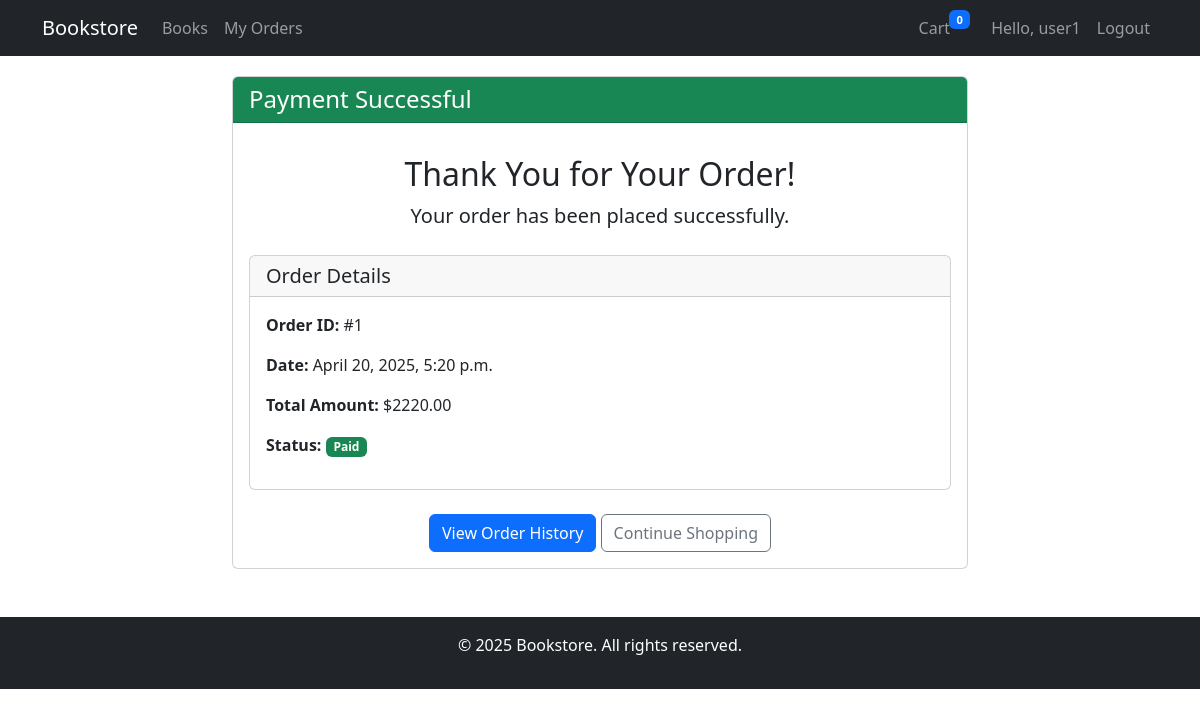
The page /orders/payment-summary/1/ (signed in) on the database its author committed.
### orders/models.py (models this page shows, shortened)
class Order(models.Model):
    STATUS_CHOICES = (
        ('pending', 'Pending'),
        ('paid', 'Paid'),
        ('shipped', 'Shipped'),
        ('delivered', 'Delivered'),
        ('cancelled', 'Cancelled'),
    )
    user = models.ForeignKey(User, on_delete=models.CASCADE, related_name='orders')
    total_price = models.DecimalField(max_digits=10, decimal_places=2)
    status = models.CharField(max_length=20, choices=STATUS_CHOICES, default='pending')
    created_at = models.DateTimeField(auto_now_add=True)
    updated_at = models.DateTimeField(auto_now=True)

### orders/views.py (the view)
# urls.py: path('payment-summary/<int:order_id>/', views.PaymentSummaryView.as_view(), name='payment_summary'),
class PaymentSummaryView(LoginRequiredMixin, View):
    template_name = 'orders/payment_summary.html'
    def get(self, request, order_id):
        try:
            order = Order.objects.get(id=order_id, user=request.user)
            return render(request, self.template_name, {'order': order})
        except Order.DoesNotExist:
            return redirect(reverse('books:book_list'))

### cart/context_processors.py (called while the page is built)
def cart_processor(request):
    cart = request.session.get('cart', {})
    cart_count = sum(item['quantity'] for item in cart.values())
    return {
        'cart_count': cart_count
    }

### templates/orders/payment_summary.html (shortened to what this page needs)
{% extends 'base/base.html' %}
{% block content %}
<div class="row justify-content-center">
    <div class="col-md-8">
        <div class="card">
            <div class="card-header bg-success text-white">
                <h4 class="mb-0">Payment Successful</h4>
            </div>
            <div class="card-body">
                <div class="text-center mb-4">
                    <h2 class="mt-3">Thank You for Your Order!</h2>
                    <p class="lead">Your order has been placed successfully.</p>
                </div>
                <div class="card mb-4">
                    <div class="card-header">
                        <h5 class="mb-0">Order Details</h5>
                    </div>
                    <div class="card-body">
                        <p><strong>Order ID:</strong> #{{ order.id }}</p>
                        <p><strong>Date:</strong> {{ order.created_at|date:"F j, Y, g:i a" }}</p>
                        <p><strong>Total Amount:</strong> ${{ order.total_price }}</p>
                        <p><strong>Status:</strong> <span class="badge bg-success">{{ order.status|title }}</span></p>
                    </div>
                </div>
                <div class="text-center">
                    <a href="{% url 'orders:order_history' %}" class="btn btn-primary">View Order History</a>
                    <a href="{% url 'books:book_list' %}" class="btn btn-outline-secondary">Continue Shopping</a>
                </div>
            </div>
        </div>
    </div>
</div>
{% endblock %}

### templates/base/base.html (shortened to what this page needs)
<!DOCTYPE html>
<html lang="en">
<head>
    <link href="https://cdn.jsdelivr.net/npm/bootstrap@5.3.0-alpha1/dist/css/bootstrap.min.css" rel="stylesheet">
</head>
<body>
    <nav class="navbar navbar-expand-lg navbar-dark bg-dark">
        <div class="container">
            <a class="navbar-brand" href="{% url 'books:book_list' %}">Bookstore</a>
            <div class="collapse navbar-collapse" id="navbarNav">
                <ul class="navbar-nav me-auto">
                    <li class="nav-item">
                        <a class="nav-link" href="{% url 'books:book_list' %}">Books</a>
                    </li>
                    {% if user.is_authenticated %}
                        <li class="nav-item">
                            <a class="nav-link" href="{% url 'orders:order_history' %}">My Orders</a>
                        </li>
                    {% endif %}
                </ul>
                <ul class="navbar-nav">
                    {% if user.is_authenticated %}
                        <li class="nav-item">
                            <a class="nav-link" href="{% url 'cart:view_cart' %}">
                                Cart <span class="badge bg-primary cart-badge">{{ cart_count }}</span>
                            </a>
                        </li>
                        <li class="nav-item">
                            <span class="nav-link">Hello, {{ user.username }}{% if user.is_staff %} (Staff){% endif %}</span>
                        </li>
                        <li class="nav-item">
                            <a class="nav-link" href="{% url 'accounts:logout' %}">Logout</a>
                        </li>
                    {% endif %}
                </ul>
            </div>
        </div>
    </nav>
    <div class="container">
        {% block content %}{% endblock %}
    </div>
    <footer class="bg-dark text-white mt-5 py-3">
        <div class="container text-center">
            <p>&copy; {% now "Y" %} Bookstore. All rights reserved.</p>
        </div>
    </footer>
</body>
</html>

### templates/base/base.html (style rules this page uses)
.navbar { margin-bottom: 20px; }
.cart-badge { position: relative; top: -10px; right: 5px; font-size: 0.7em; }

### rows shown on the page
Order: id "1", created_at "April 20, 2025, 5:20 p.m.", total_price "2220.00", status "Paid"

### other values the page prints
{{ cart_count }} "0"
{{ user.username }} "user1"
